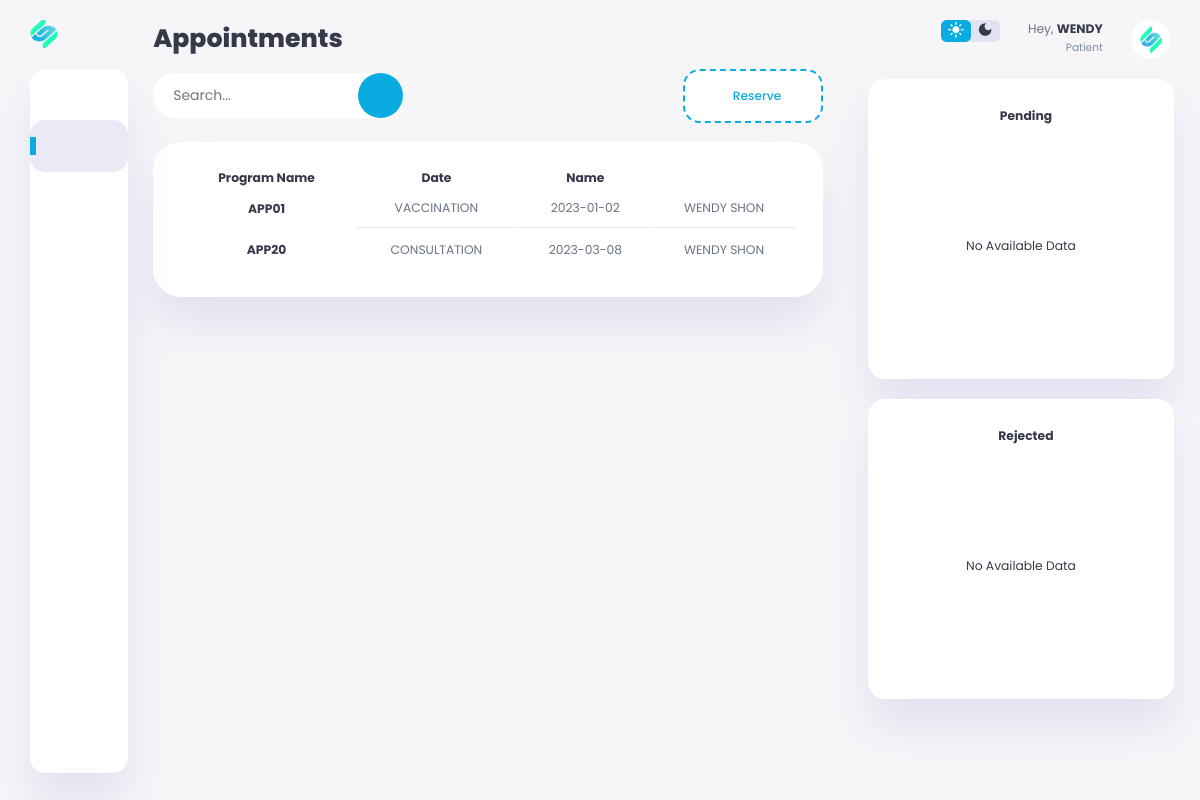
Screenshot of /patient/appointments.php (signed in) with the database file from the repository.
### tables this page shows
CREATE TABLE `appointmenttbl` (
  `AppointmentID` varchar(11) NOT NULL,
  `ProgramName` varchar(255) NOT NULL,
  `Date` date NOT NULL,
  `FirstName` varchar(255) NOT NULL,
  `LastName` varchar(255) NOT NULL,
  `Status` varchar(255) NOT NULL,
  `QRCode` varchar(255) NOT NULL
);

CREATE TABLE `usertbl` (
  `UserID` varchar(11) NOT NULL,
  `Profile` varchar(255) NOT NULL,
  `UserType` varchar(255) NOT NULL,
  `FirstName` varchar(255) NOT NULL,
  `MiddleName` varchar(255) NOT NULL,
  `LastName` varchar(255) NOT NULL,
  `Sex` varchar(255) NOT NULL,
  `Birthday` date NOT NULL,
  `Address` varchar(255) NOT NULL,
  `ContactNumber` varchar(255) NOT NULL,
  `Username` varchar(255) NOT NULL,
  `Password` varchar(255) NOT NULL
);

### patient/appointments.php (the view, shortened to what this page needs)
<?php
 include("config.php");
 $userid = $_SESSION['USER_ID'];
    $select = "select * from usertbl where UserID='$userid'";
    $info = mysqli_fetch_array(mysqli_query($conn, $select));
    $usertype = $info['UserType'];
    $userfname = $info['FirstName'];
?>
<!DOCTYPE html>
<html lang="en">
<head>
    <link rel="stylesheet"
        href="https://maxst.icons8.com/vue-static/landings/line-awesome/line-awesome/1.3.0/css/line-awesome.min.css">
    <link rel="stylesheet" href="./assets/css/appointments.css?v=<?php echo time(); ?>">
</head>
<body>
    <div class="container">
        <aside>
            <div class="toggle">
                <div class="logo">
                    <img src="./assets/images/logo.png">
                </div>
            </div>
            <div class="sidebar">
                <a href="dashboard.php">
                </a>
                <a href="appointments.php" class="active">
                </a>
                <a href="patientrecord.php">
                </a>
                <a href="profile.php">
                </a>
                <a href="logout.php">
                </a>
            </div>
        </aside>
        <main>
            <div class="top-nav">
                <div class="title">
                    <h1>Appointments</h1>
                </div>
            </div>
            <div class="supplies-header">
                <div class="search_wrap search_wrap_3">
                    <div class="search_box">
                        <input type="text" class="input" placeholder="Search...">
                        <div class="btn btn_common">
                        </div>
                    </div>
                </div>
                <div class="filter">
                </div>
                <a href="appointments.php?appointment">
                    <div class="add-supplies">
                        <div>
                            <h3>Reserve</h3>
                        </div>
                    </div>
                </a>
            </div>
            <div class="mng-supplies">
                <table>
                    <thead>
                        <tr>
                            <th>Program Name</th>
                            <th>Date</th>
                            <th>Name</th>
                        </tr>
                    </thead>
                    <tbody>
                        <?php
                           $select = "select * from appointmenttbl where Status='Approved' and FirstName='$userfname'";
                           $result = mysqli_query($conn,$select);
                           $num_row = mysqli_num_rows($result);
                           if ($num_row > 0) {
                            if ($result) {
                                while ($row = mysqli_fetch_assoc($result)) {
                                    $id = $row['AppointmentID'];
                                    $progname = $row['ProgramName'];
                                    $fname = $row['FirstName'];
                                    $lname = $row['LastName'];
                                    $date = $row['Date'];
                                    ?>
                        <tr>
                            <th scope="row"><?php echo $id ?></th>
                            <td><?php echo $progname ?></td>
                            <td><?php echo $date ?></td>
                            <td><?php echo $fname . ' ' . $lname ?></td>
                        </tr>
                        <?php   }
                             }
                        }?>
                    </tbody>
                </table>
            </div>
        </main>
        <div class="right-section">
            <div class="nav">
                <div class="dark-mode">
                    <span class="material-icons-sharp active">
                    </span>
                    <span class="material-icons-sharp">
                    </span>
                </div>
                <div class="profile">
                    <div class="info">
                        <p>Hey, <b><?php echo $userfname ?></b></p>
                        <small class="text-muted"><?php echo $usertype ?></small>
                    </div>
                    <div class="profile-photo">
                        <img src="./assets/images/profile.png">
                    </div>
                </div>
            </div>
            <div class="cont">
                <div>
                <table>
                            <tr>
                                <thead>
                                    <th><i class="las la-clock"></i></i>Pending</th>
                                </thead>
                            </tr>
                            <tbody>
                                <?php
                           $select = "select * from appointmenttbl where Status='Pending' and FirstName='$userfname'";
                           $result = mysqli_query($conn,$select);
                           $num_row = mysqli_num_rows($result);
                           if ($num_row > 0) {
                            if ($result) {
                                while ($row = mysqli_fetch_assoc($result)) {
                                    $id = $row['AppointmentID'];
                                    $progname = $row['ProgramName'];
                                    $fname = $row['FirstName'];
                                    $lname = $row['LastName'];
                                    $date = $row['Date'];
                                    $status = $row['Status'];
                                    ?>
                                <tr>
                                    <th scope="row" style="padding-left:1rem;text-align:left;">
                                        <h3><b>Name: </b><?php echo $fname . ' ' . $lname ?></h3>
                                        <h3><b>Program: </b><?php echo $progname ?></h3>
                                        <h3><b>Date: </b><?php echo $date ?></h3>
                                    </th>
                                </tr>
                                <?php   }
                             }
                           }else{
                            ?>
                                <tr>
                                    <td>No Available Data</td>
                                </tr>
                                <?php
                           }?>
                            </tbody>
                        </table>
                </div>
                <div>
                <table>
                            <tr>
                                <thead>
                                    <th><i class="las la-times"></i></i>Rejected</th>
                                </thead>
                            </tr>
                            <tbody>
                                <?php
                           $select = "select * from appointmenttbl where Status='Rejected' and FirstName='$userfname'";
                           $result = mysqli_query($conn,$select);
                           $num_row = mysqli_num_rows($result);
                           if ($num_row > 0) {
                            if ($result) {
                                while ($row = mysqli_fetch_assoc($result)) {
                                    $id = $row['AppointmentID'];
                                    $progname = $row['ProgramName'];
                                    $fname = $row['FirstName'];
                                    $lname = $row['LastName'];
                                    $date = $row['Date'];
                                    $status = $row['Status'];
                                    ?>
                                <tr>
                                    <th scope="row" style="padding-left:1rem;text-align:left;">
                                        <h3><b>Name: </b><?php echo $fname . ' ' . $lname ?></h3>
                                        <h3><b>Program: </b><?php echo $progname ?></h3>
                                        <h3><b>Date: </b><?php echo $date ?></h3>
                                    </th>
                                </tr>
                                <?php   }
                             }
                           }else{
                            ?>
                                <tr>
                                    <td>No Available Data</td>
                                </tr>
                                <?php
                           }?>
                            </tbody>
                        </table>
                </div>
            </div>
        </div>
    </div>
</body>
</html>

### rows the page displays
appointmenttbl: AppointmentID "APP01", ProgramName "VACCINATION", Date "2023-01-02", FirstName "WENDY", LastName "SHON"
appointmenttbl: AppointmentID "APP20", ProgramName "CONSULTATION", Date "2023-03-08", FirstName "WENDY", LastName "SHON"
usertbl: FirstName "WENDY", UserType "Patient"
